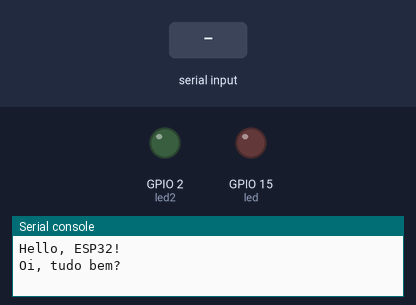
Bench run of a program on a simulated ESP32 board running MicroPython. Shown: output pins drawn as LEDs (lit = HIGH), the last lines printed to the serial console. Wiring (from the project's diagram.json): green LED on GPIO 2, red LED on GPIO 15. Dashed ring = blinking. Inputs (shaded band) come from the test bench.

Above: at 1.2 s.
1.3 s: "1" typed at the serial console, then Enter
At 1.7 s:
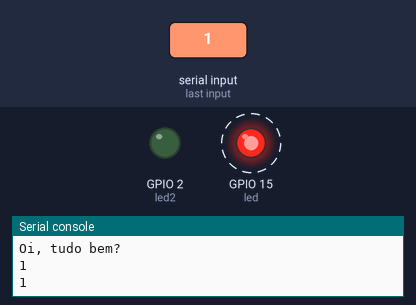
At 2.2 s:
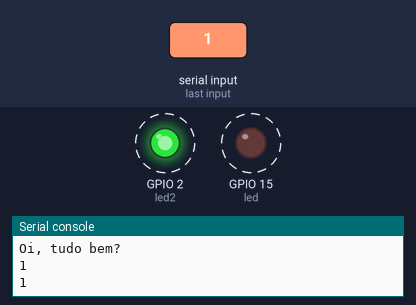
Timing chart, 0 to 10.3 s (numbered marks = the images above; inputs shaded):
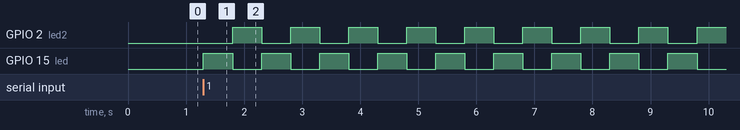

The program:

main.py
```python
from machine import Pin
from utime import sleep

print("Hello, ESP32!")

resposta = input("Oi, tudo bem? ")

print(resposta)

led = Pin(15, Pin.OUT)
led2 = Pin(2, Pin.OUT)
while True:
  led.on()
  led2.off()
  sleep(0.5)
  led.off()
  led2.on()
  sleep(0.5)
```

Measured:
- after the input at 1.3 s, GPIO 2 (led2): alternates HIGH for 0.50 s and LOW for 0.50 s, starting after 0.50 s; GPIO 15 (led): alternates HIGH for 0.50 s and LOW for 0.50 s, starting at once
